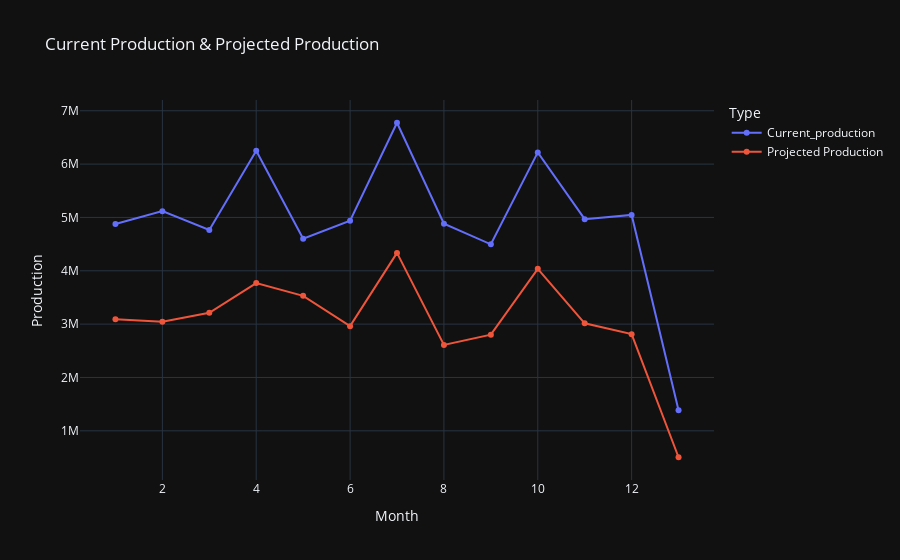

Notebook code cell kept with this figure:
### Code cell
# Reshaping the Data for Plotly
df_melted = monthly_production_df.melt(id_vars=["Month"], value_vars=['Current_production',	'Projected Production'],
                     var_name="Type", value_name="Production")

# Create Line Plot
fig = px.line(df_melted, x="Month", y="Production", color="Type", 
              markers=True, title="Current Production & Projected Production")

# Customize Layout
fig.update_layout(
    xaxis_title="Month",
    yaxis_title="Production",
    template="plotly_dark",  # Try "plotly", "ggplot2", "seaborn" for different styles
    hovermode="x unified"
)

# Show Plot
fig.show()

### Figure 1 — Plotly figure (JSON) as saved in the notebook; plotly's stock layout.template omitted (floating-point values rounded to 4 significant figures)
{"data": [{"hovertemplate": "Type=Current_production<br>Month=%{x}<br>Production=%{y}<extra></extra>", "legendgroup": "Current_production", "line": {"color": "#636efa", "dash": "solid"}, "marker": {"symbol": "circle"}, "mode": "lines+markers", "name": "Current_production", "orientation": "v", "showlegend": true, "type": "scatter", "x": [1, 2, 3, 4, 5, 6, 7, 8, 9, 10, 11, 12, 13], "xaxis": "x", "y": [4878425, 5117771, 4764128, 6249145, 4602457, 4938999, 6775205, 4882343, 4496495, 6219513, 4968270, 5047488, 1383701], "yaxis": "y"}, {"hovertemplate": "Type=Projected Production<br>Month=%{x}<br>Production=%{y}<extra></extra>", "legendgroup": "Projected Production", "line": {"color": "#EF553B", "dash": "solid"}, "marker": {"symbol": "circle"}, "mode": "lines+markers", "name": "Projected Production", "orientation": "v", "showlegend": true, "type": "scatter", "x": [1, 2, 3, 4, 5, 6, 7, 8, 9, 10, 11, 12, 13], "xaxis": "x", "y": [3091891, 3045723, 3213682, 3769152, 3529832, 2962631, 4335345, 2609217, 2802859, 4037029, 3015656, 2812135, 504538], "yaxis": "y"}], "layout": {"hovermode": "x unified", "legend": {"title": {"text": "Type"}, "tracegroupgap": 0}, "title": {"text": "Current Production & Projected Production"}, "xaxis": {"anchor": "y", "domain": [0, 1], "title": {"text": "Month"}}, "yaxis": {"anchor": "x", "domain": [0, 1], "title": {"text": "Production"}}}}
